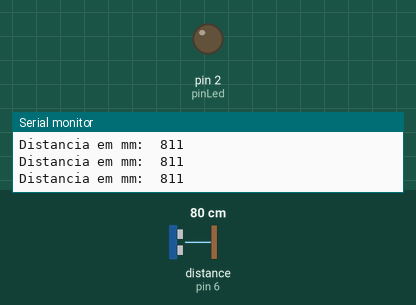
The sketch below on a simulated Arduino Uno, built with avr-gcc and run on an emulated ATmega328P. Shown: output pins drawn as LEDs (lit = HIGH), the last lines printed to the serial monitor. Wiring (inferred from the names in the program): ultrasonic range finder: trigger pin 5; echo pin 6. The inputs (shaded band) are chosen by the test bench; at power-on: distance to the obstacle (sensor on pin 6) 80 cm. The echo pulse lasts 58.3 µs per cm; pins used as bus, display or sensor lines are not drawn.

Above: at 1.2 s.
1.3 s: distance to the obstacle (sensor on pin 6) set to 11 cm
2.8 s: distance to the obstacle (sensor on pin 6) set to 8 cm
At 4.0 s:
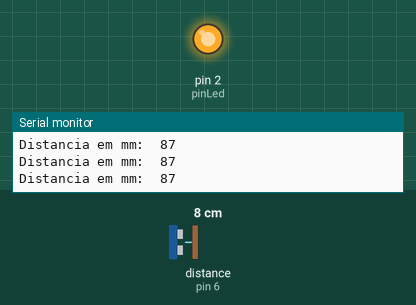
4.3 s: distance to the obstacle (sensor on pin 6) set to 35 cm
At 5.6 s:
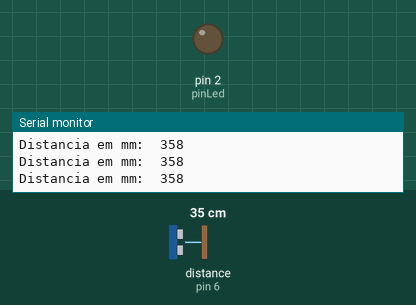
5.9 s: distance to the obstacle (sensor on pin 6) set to 9 cm
At 6.5 s:
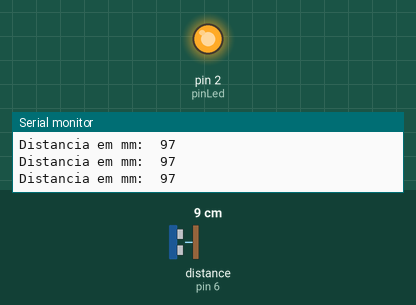
Timing chart, 0 to 8.5 s (numbered marks = the images above; inputs shaded):
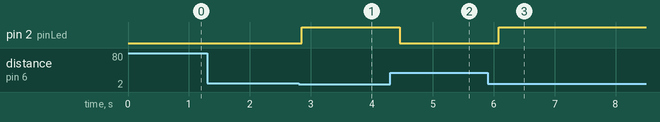

Measured:
- the behaviour switches between 10 and 9 cm on distance to the obstacle (sensor on pin 6) (found by bisection; images 0 and 1)
- after the input at 2.8 s, pin 2 (pinLed): LOW → HIGH after 0.05 s
- after the input at 4.3 s, pin 2 (pinLed): HIGH → LOW after 0.16 s
- after the input at 5.9 s, pin 2 (pinLed): LOW → HIGH after 0.18 s

The sketch:

Ultrasonic_LED.ino
```cpp
int pinTrig = 5;//Pino que deve ser conectado ao pino "Trig" do sensor de Ultrasom
int pinEcho = 6;//Pino que deve ser conectado ao pino "Echo" do sensor de Ultrasom
int pinLed = 2;

unsigned long tempo = 0;//Variável para armazenar o tempo da resposta do sensor
unsigned long distancia = 0;//Variável para receber a distância convertida em milimetros (mm)

//Rotina de configurações iniciais do programa
void setup() {

  Serial.begin(9600);//Inicializa a biblioteca para trabalhar com display de 16 caracteres por 2 linhas (16x2)

  pinMode(pinTrig,OUTPUT);
  pinMode(pinEcho,INPUT);
  pinMode(pinLed, OUTPUT);
 }

// the loop routine runs over and over again forever:
void loop() {

  digitalWrite(pinTrig,HIGH);
  delayMicroseconds(20);
  digitalWrite(pinTrig,LOW);
  tempo = pulseIn(pinEcho, HIGH);
  distancia = ((tempo * 10) / 58)+ 10 ;


  if(distancia < 4000)
    {
      Serial.print("Distancia em mm:  ");
      Serial.println(distancia);
      }
  if (distancia < 100)
  {
    digitalWrite(pinLed, HIGH);
  }
  else
  {
    digitalWrite(pinLed, LOW);
  }
  delay(200);

}
```
